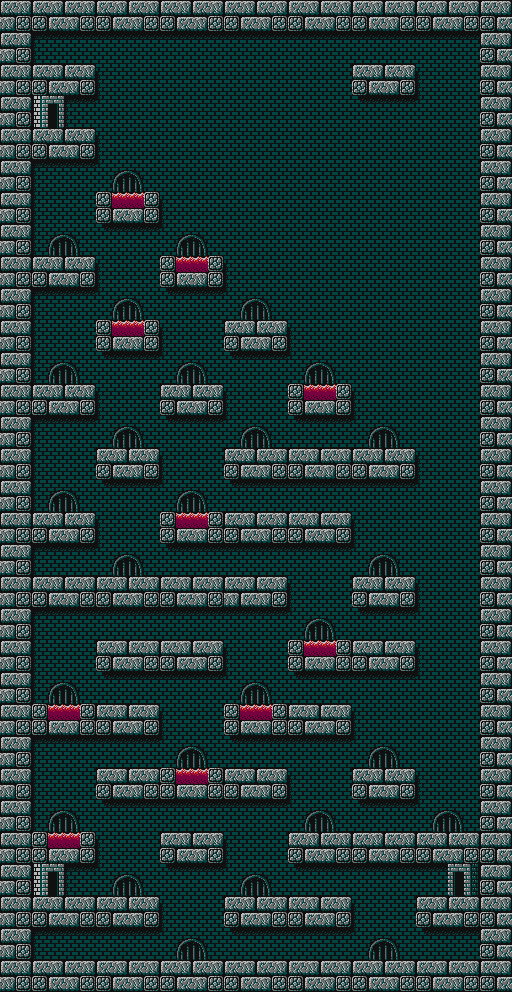

A 2D game scene composited from a Tiled map and its tileset images. What follows is a short description and the map's XML, with each tile layer's data collapsed to a summary:
An orthogonal 32x62 tile map with 16x16 px tiles, 1 tile layer (ShoeBox Tile Grab).

<map version="1.0" orientation="orthogonal" width="32" height="62" tilewidth="16" tileheight="16">
<tileset firstgid="1" name="2.4_bank.png" tilewidth="16" tileheight="16">
	<image source="2.4_bank.png" width="176" height="48" />
</tileset>
	<layer name="ShoeBox Tile Grab" width="32" height="62">
		<data>[1984 cells, 1984 non-empty, 23 distinct tile ids]</data>
	</layer>
</map>